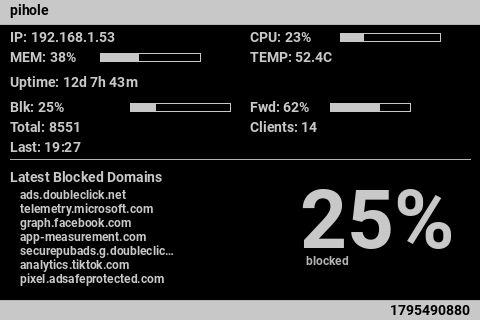

Generate this figure with Python:
#!/usr/bin/env python3
import time, sqlite3, socket, psutil
from PIL import Image, ImageDraw, ImageFont
from datetime import datetime, timedelta
from collections import deque

# --- CONFIG ---
FB_DEV = "/dev/fb1"
WIDTH, HEIGHT = 480, 320
DB_PATH = "/etc/pihole/pihole-FTL.db"
UPDATE_INTERVAL = 4

HEADER_H = 24
FOOTER_H = 20

# --- FONTS ---
font = ImageFont.truetype("/usr/share/fonts/truetype/roboto/Roboto-Bold.ttf", 14)
font_small = ImageFont.truetype("/usr/share/fonts/truetype/roboto/Roboto-Bold.ttf", 12)
font_big = ImageFont.truetype("/usr/share/fonts/truetype/roboto/Roboto-Bold.ttf", 82)

# --- HISTORY BUFFER (sparkline) ---
history = deque(maxlen=60)

# --- HELPERS ---
def text(draw,x,y,s,c,f=font): draw.text((x,y),s,fill=c,font=f)

def text_right(draw,x,y,s,c,f):
    w = draw.textbbox((0,0),s,font=f)[2]
    draw.text((x-w,y),s,fill=c,font=f)

def bar(draw,x,y,pct,w,h,color):
    fill=int(w*pct/100)
    draw.rectangle((x,y,x+fill,y+h),fill=color)
    draw.rectangle((x,y,x+w,y+h),outline=color)

def ellipsize(s,n=26): return s if len(s)<=n else s[:n-1]+"…"

# --- SYSTEM ---
def get_ip():
    try:
        s=socket.socket(socket.AF_INET,socket.SOCK_DGRAM)
        s.connect(("8.8.8.8",80))
        ip=s.getsockname()[0]; s.close(); return ip
    except: return "N/A"

def get_hostname(): return socket.gethostname()

def get_temp():
    try:
        return int(open("/sys/class/thermal/thermal_zone0/temp").read())/1000
    except: return 0

def get_cpu(): return psutil.cpu_percent()

def get_mem(): return psutil.virtual_memory().percent

def get_uptime():
    try:
        t=int(float(open("/proc/uptime").read().split()[0]))
        td=timedelta(seconds=t)
        return f"{td.days}d {td.seconds//3600}h {(td.seconds//60)%60}m"
    except: return "N/A"

# --- PIHOLE ---
def get_stats():
    try:
        conn=sqlite3.connect(DB_PATH); c=conn.cursor()

        c.execute("""
        SELECT COUNT(*),
               SUM(CASE WHEN status=1 THEN 1 ELSE 0 END),
               SUM(CASE WHEN type=1 THEN 1 ELSE 0 END),
               MAX(timestamp)
        FROM queries
        WHERE timestamp >= strftime('%s','now','start of day');
        """)
        total,blocked,forwarded,last=c.fetchone()

        c.execute("SELECT COUNT(DISTINCT client) FROM queries WHERE timestamp >= strftime('%s','now','start of day');")
        clients=c.fetchone()[0]

        # Last 7 blocked queries
        c.execute("""
        SELECT domain FROM queries
        WHERE status=1 AND timestamp >= strftime('%s','now','-1 day')
        GROUP BY domain
        ORDER BY MAX(timestamp) DESC
        LIMIT 7;
        """)
        last_blocked = [row[0] for row in c.fetchall()]

        conn.close()

        return {
            "total":total or 0,
            "blocked":blocked or 0,
            "forwarded":forwarded or 0,
            "blocked_pct":(blocked/total*100) if total else 0,
            "forwarded_pct":(forwarded/total*100) if total else 0,
            "clients":clients,
            "last":datetime.fromtimestamp(last).strftime("%H:%M") if last else "N/A",
            "last_blocked":last_blocked
        }
    except Exception as e:
        print(e); return None

# --- SPARKLINE ---
def draw_sparkline(draw,x,y,w,h,color):
    if len(history)<2: return
    maxv=max(history) or 1
    step=w/(len(history)-1)

    for i in range(len(history)-1):
        x1=int(x+i*step)
        x2=int(x+(i+1)*step)
        y1=int(y+h-(history[i]/maxv)*h)
        y2=int(y+h-(history[i+1]/maxv)*h)
        draw.line((x1,y1,x2,y2),fill=color)

# --- DRAW ---
def draw_screen(stats):
    cpu=get_cpu()
    temp=get_temp()

    ALERT = cpu>80 or temp>70

    BG=(255,255,255) if ALERT else (0,0,0)
    FG=(0,0,0) if ALERT else (200,200,200)
    DIM=(180,180,180) if not ALERT else (80,80,80)

    img=Image.new("RGB",(WIDTH,HEIGHT),BG)
    draw=ImageDraw.Draw(img)

    # HEADER
    draw.rectangle((0,0,WIDTH,HEADER_H),fill=FG)
    text(draw,10,2,get_hostname(),BG)

    #pct=f"{stats['blocked_pct']:.0f}%" if stats else "0%"
    #text_right(draw,WIDTH-10,2,pct,BG,font)

    draw.line((0,HEADER_H,WIDTH,HEADER_H),fill=DIM)

    y=HEADER_H+5
    lx,rx=10,250

    # SYSTEM GRID
    text(draw,lx,y,f"IP: {get_ip()}",FG)
    text(draw,rx,y,f"CPU: {cpu:.0f}%",FG)
    bar(draw,rx+90,y+4,cpu,100,8,FG)

    y+=20
    mem=get_mem()
    text(draw,lx,y,f"MEM: {mem:.0f}%",FG)
    bar(draw,lx+90,y+4,mem,100,8,FG)
    text(draw,rx,y,f"TEMP: {temp:.1f}C",FG)

    y+=25
    text(draw,lx,y,f"Uptime: {get_uptime()}",FG)

    if stats:
        # update history
        history.append(stats["total"])

        y+=25
        text(draw,lx,y,f"Blk: {stats['blocked_pct']:.0f}%",FG)
        bar(draw,lx+120,y+4,stats['blocked_pct'],100,8,FG)

        text(draw,rx,y,f"Fwd: {stats['forwarded_pct']:.0f}%",FG)
        bar(draw,rx+80,y+4,stats['forwarded_pct'],80,8,FG)

        y+=20
        text(draw,lx,y,f"Total: {stats['total']}",FG)
        text(draw,rx,y,f"Clients: {stats['clients']}",FG)

        y+=20
        text(draw,lx,y,f"Last: {stats['last']}",FG)

        # divider
        y+=20
        draw.line((10,y,WIDTH-10,y),fill=DIM)

        # last 7 blocked instead of top domains
        y+=10
        text(draw,lx,y,"Latest Blocked Domains",FG)

        # BIG %
        bx,by=300,y+2
        text(draw,bx,by,f"{stats['blocked_pct']:.0f}%",FG,font_big)
        text(draw,bx+6,by+82,"blocked",DIM,font_small)

        # blocked domains
        y+=18
        for d in stats["last_blocked"]:
            text(draw,lx+10,y,f"{ellipsize(d)}",FG,font_small)
            y+=14

        # SPARKLINE
        #draw_sparkline(draw,250,HEIGHT-80,200,40,FG)

    # FOOTER
    draw.rectangle((0,HEIGHT-FOOTER_H,WIDTH,HEIGHT),fill=FG)
    draw.line((0,HEIGHT-FOOTER_H,WIDTH,HEIGHT-FOOTER_H),fill=DIM)

    text_right(draw,WIDTH-10,HEIGHT-FOOTER_H+2,str(int(time.time())),BG,font)

    return img

# --- FB ---
from PIL import ImageChops

# RGB565 split into its high and low byte, per channel (lookup tables)
_R_HI = [v & 0xF8 for v in range(256)]
_G_HI = [v >> 5 for v in range(256)]
_G_LO = [(v & 0x1C) << 3 for v in range(256)]
_B_LO = [v >> 3 for v in range(256)]
FB_REFRESH = 60          # rewrite an unchanged frame at least this often (seconds)
_last_frame, _last_write = None, 0.0

def write_fb(img):
    """Send img to the framebuffer as little-endian RGB565 in a single write.
    Unchanged frames are skipped (but rewritten every FB_REFRESH seconds)."""
    global _last_frame, _last_write
    r, g, b = img.convert("RGB").split()
    hi = ImageChops.add(r.point(_R_HI), g.point(_G_HI))
    lo = ImageChops.add(g.point(_G_LO), b.point(_B_LO))
    frame = Image.merge("LA", (lo, hi)).tobytes()
    if frame == _last_frame and time.time() - _last_write < FB_REFRESH:
        return
    with open(FB_DEV, "wb") as f:
        f.write(frame)
    _last_frame, _last_write = frame, time.time()

# --- CPU SAVING ---
# Pi-hole numbers change slowly: query the database at most every STATS_TTL
# seconds and reuse the result for the frames in between.
STATS_TTL = 30

def _every(seconds, fn):
    cache = {"t": 0.0, "v": None}
    def wrapper(*args):
        if cache["v"] is None or time.time() - cache["t"] >= seconds:
            cache["v"], cache["t"] = fn(*args), time.time()
        return cache["v"]
    return wrapper

get_stats = _every(STATS_TTL, get_stats)

# --- LOOP ---
if __name__=="__main__":
    while True:
        write_fb(draw_screen(get_stats()))
        time.sleep(UPDATE_INTERVAL)
